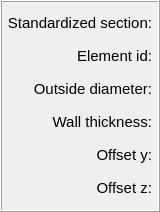
               <widget class="QFrame" name="frame_12">
                <property name="minimumSize">
                 <size>
                  <width>160</width>
                  <height>212</height>
                 </size>
                </property>
                <property name="maximumSize">
                 <size>
                  <width>160</width>
                  <height>212</height>
                 </size>
                </property>
                <property name="frameShape">
                 <enum>QFrame::Box</enum>
                </property>
                <property name="frameShadow">
                 <enum>QFrame::Raised</enum>
                </property>
                <layout class="QGridLayout" name="gridLayout_17">
                 <property name="leftMargin">
                  <number>4</number>
                 </property>
                 <property name="topMargin">
                  <number>4</number>
                 </property>
                 <property name="rightMargin">
                  <number>6</number>
                 </property>
                 <property name="bottomMargin">
                  <number>4</number>
                 </property>
                 <property name="spacing">
                  <number>0</number>
                 </property>
                 <item row="2" column="0">
                  <widget class="QLabel" name="label_90">
                   <property name="minimumSize">
                    <size>
                     <width>0</width>
                     <height>32</height>
                    </size>
                   </property>
                   <property name="maximumSize">
                    <size>
                     <width>16777215</width>
                     <height>32</height>
                    </size>
                   </property>
                   <property name="font">
                    <font>
                     <family>MS Shell Dlg 2</family>
                     <pointsize>11</pointsize>
                     <weight>50</weight>
                     <italic>false</italic>
                     <bold>false</bold>
                    </font>
                   </property>
                   <property name="text">
                    <string>&lt;html&gt;&lt;head/&gt;&lt;body&gt;&lt;p align=&quot;right&quot;&gt;Outside diameter:&lt;/p&gt;&lt;/body&gt;&lt;/html&gt;</string>
                   </property>
                   <property name="alignment">
                    <set>Qt::AlignCenter</set>
                   </property>
                  </widget>
                 </item>
                 <item row="3" column="0">
                  <widget class="QLabel" name="label_86">
                   <property name="minimumSize">
                    <size>
                     <width>0</width>
                     <height>32</height>
                    </size>
                   </property>
                   <property name="maximumSize">
                    <size>
                     <width>16777215</width>
                     <height>32</height>
                    </size>
                   </property>
                   <property name="font">
                    <font>
                     <family>MS Shell Dlg 2</family>
                     <pointsize>11</pointsize>
                     <weight>50</weight>
                     <italic>false</italic>
                     <bold>false</bold>
                    </font>
                   </property>
                   <property name="text">
                    <string>&lt;html&gt;&lt;head/&gt;&lt;body&gt;&lt;p align=&quot;right&quot;&gt;Wall thickness:&lt;/p&gt;&lt;/body&gt;&lt;/html&gt;</string>
                   </property>
                   <property name="alignment">
                    <set>Qt::AlignCenter</set>
                   </property>
                  </widget>
                 </item>
                 <item row="4" column="0">
                  <widget class="QLabel" name="label_82">
                   <property name="minimumSize">
                    <size>
                     <width>0</width>
                     <height>32</height>
                    </size>
                   </property>
                   <property name="maximumSize">
                    <size>
                     <width>16777215</width>
                     <height>32</height>
                    </size>
                   </property>
                   <property name="font">
                    <font>
                     <family>MS Shell Dlg 2</family>
                     <pointsize>11</pointsize>
                     <weight>50</weight>
                     <italic>false</italic>
                     <bold>false</bold>
                    </font>
                   </property>
                   <property name="text">
                    <string>&lt;html&gt;&lt;head/&gt;&lt;body&gt;&lt;p align=&quot;right&quot;&gt;Offset y:&lt;/p&gt;&lt;/body&gt;&lt;/html&gt;</string>
                   </property>
                   <property name="alignment">
                    <set>Qt::AlignCenter</set>
                   </property>
                  </widget>
                 </item>
                 <item row="5" column="0">
                  <widget class="QLabel" name="label_89">
                   <property name="minimumSize">
                    <size>
                     <width>0</width>
                     <height>32</height>
                    </size>
                   </property>
                   <property name="maximumSize">
                    <size>
                     <width>16777215</width>
                     <height>32</height>
                    </size>
                   </property>
                   <property name="font">
                    <font>
                     <family>MS Shell Dlg 2</family>
                     <pointsize>11</pointsize>
                     <weight>50</weight>
                     <italic>false</italic>
                     <bold>false</bold>
                    </font>
                   </property>
                   <property name="text">
                    <string>&lt;html&gt;&lt;head/&gt;&lt;body&gt;&lt;p align=&quot;right&quot;&gt;Offset z:&lt;/p&gt;&lt;/body&gt;&lt;/html&gt;</string>
                   </property>
                   <property name="alignment">
                    <set>Qt::AlignCenter</set>
                   </property>
                  </widget>
                 </item>
                 <item row="1" column="0">
                  <widget class="QLabel" name="label_93">
                   <property name="minimumSize">
                    <size>
                     <width>0</width>
                     <height>32</height>
                    </size>
                   </property>
                   <property name="maximumSize">
                    <size>
                     <width>16777215</width>
                     <height>32</height>
                    </size>
                   </property>
                   <property name="font">
                    <font>
                     <family>MS Shell Dlg 2</family>
                     <pointsize>11</pointsize>
                     <weight>50</weight>
                     <italic>false</italic>
                     <bold>false</bold>
                    </font>
                   </property>
                   <property name="text">
                    <string>&lt;html&gt;&lt;head/&gt;&lt;body&gt;&lt;p align=&quot;right&quot;&gt;Element id:&lt;/p&gt;&lt;/body&gt;&lt;/html&gt;</string>
                   </property>
                   <property name="alignment">
                    <set>Qt::AlignCenter</set>
                   </property>
                  </widget>
                 </item>
                 <item row="0" column="0">
                  <widget class="QLabel" name="label_95">
                   <property name="minimumSize">
                    <size>
                     <width>0</width>
                     <height>32</height>
                    </size>
                   </property>
                   <property name="maximumSize">
                    <size>
                     <width>16777215</width>
                     <height>32</height>
                    </size>
                   </property>
                   <property name="font">
                    <font>
                     <family>MS Shell Dlg 2</family>
                     <pointsize>11</pointsize>
                     <weight>50</weight>
                     <italic>false</italic>
                     <bold>false</bold>
                    </font>
                   </property>
                   <property name="text">
                    <string>&lt;html&gt;&lt;head/&gt;&lt;body&gt;&lt;p align=&quot;right&quot;&gt;Standardized section:&lt;/p&gt;&lt;/body&gt;&lt;/html&gt;</string>
                   </property>
                   <property name="alignment">
                    <set>Qt::AlignCenter</set>
                   </property>
                  </widget>
                 </item>
                </layout>
               </widget>
